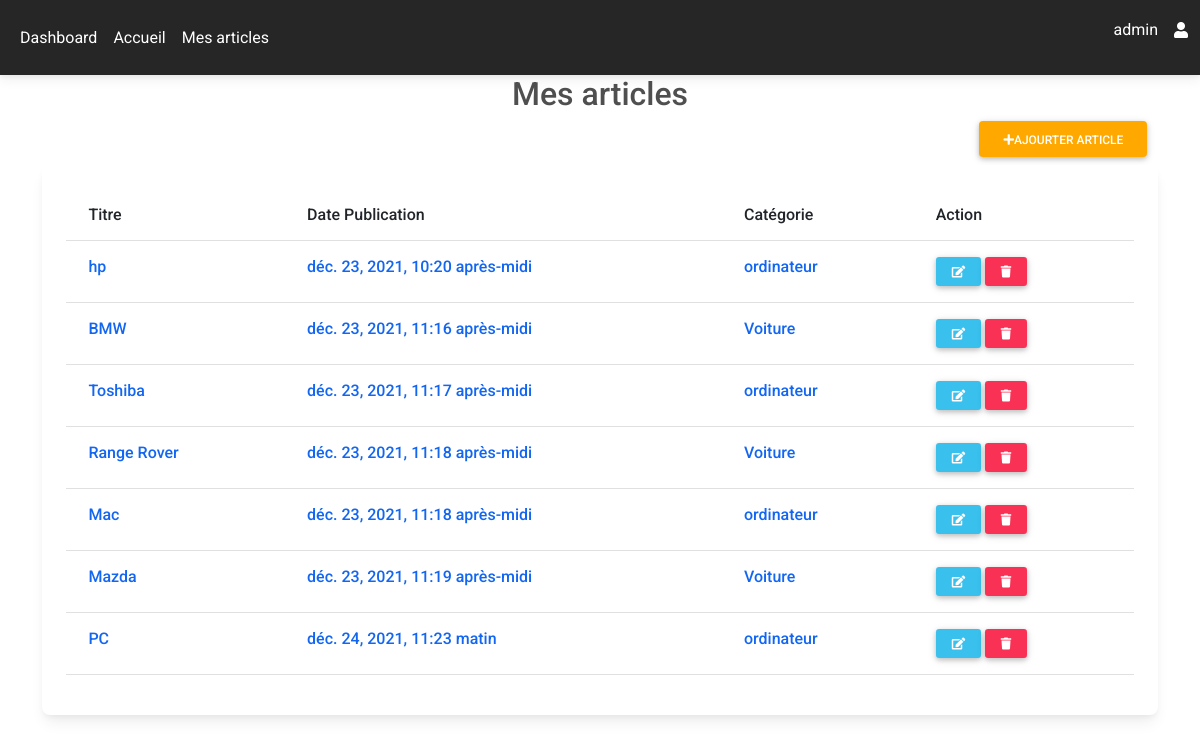
Page /my-admin/my-articles/ (signed in) on the committed database.
### blog/models.py (models this page shows, shortened)
class Article(models.Model):
    user = models.ForeignKey(User, on_delete=models.CASCADE, null=True)
    title = models.CharField(max_length=50)
    category = models.ForeignKey(Category, on_delete=models.SET_NULL, null=True)
    description = models.TextField()
    image = models.ImageField(upload_to='', null=True, blank=True)
    created_at = models.DateTimeField(auto_now_add=True)
    updated_at = models.DateTimeField(auto_now=True)
    def __str__(self):
        return self.title

class Category(models.Model):
    name = models.CharField(max_length=120)
    def __str__(self):
        return self.name

### app_admin/views.py (the view)
# urls.py: path('my-articles/', user_articles, name="my-articles"),
@login_required
def user_articles(request):
    has_perm = False
    if request.user.has_perm("blog.delete_article"):
        has_perm = True
    list_articles = Article.objects.filter(user=request.user)
    return render(request, 'my-articles.html',  {'list_articles': list_articles, "has_perm": has_perm})

### app_admin/templates/my-articles.html
{% extends 'partials/base.html'  %}
{% block content %}
<div class="container">
    <div class="row">
        <div class="col-md-12"><h2 class="text-center">Mes articles </h2></div>
        <div class="col-md-12">
            <a href="{% url 'ajouter-article' %}" class="btn btn-warning  mb-2 " style="margin-left: 84%;"><i class="fas fa-plus"></i>Ajourter article</a>
        </div>
        <div class="col-md-12">
            {% if list_articles %}
            <div class="card">
                <div class="card-body">
                    <table class="table table-hover">
                        <thead>
                            <tr>
                                <th class="h6">Titre</th>
                                <th class="h6">Date Publication</th>
                                 <th class="h6">Catégorie</th>
                                <th class="h6">Action</th>
                            </tr>
                        </thead>
                        <tbody>
                            {% for article in list_articles%}
                            <tr>
                                <td class="h6"><a href="#" >{{article}}</a></td>
                                <td class="h6"><a href="#" >{{article.created_at}}</a></td>
                                <td class="h6"><a href="#" >{{article.category}}</a></td>
                                <td>
                                    <a href="{% url 'update-article' article.pk %}" class="btn btn-info btn-sm"><i class="fas fa-edit"></i></a>
                                     {% if has_perm %}
                                    <a href="{% url 'delete-article' article.pk %}" class="btn btn-danger btn-sm"><i class="fas fa-trash"></i></a>
                                    {% endif %}
                                </td>
                            </tr>
                            {% endfor %}
                        </tbody>
                    </table>
                </div>
            </div>
             {% else %}
            <h3>Vous n'avez auccun article.  </h3>
            {% endif %}
        </div>
    </div>
</div>
{% endblock %}

### app_admin/templates/_navadmin.html (shortened to what this page needs)
<nav class="navbar navbar-expand-lg navbar-light text-white bg-dark">
  <div class="container-fluid">
    <div class="collapse navbar-collapse" id="navbarSupportedContent">
      <ul class="navbar-nav me-auto mb-2 mb-lg-0">
        <li class="nav-item">
          <a class="nav-link text-white " href="{% url 'dashboard' %}">Dashboard</a>
        </li>
        <li class="nav-item">
          <a class="nav-link text-white " href="{% url 'home' %}">Accueil</a>
        </li>
         <li class="nav-item">
          <a class="nav-link text-white " href="{% url 'my-articles' %}">Mes articles</a>
        </li>
      </ul>
    </div>
    <div class="d-flex align-items-center ">
      <ul class="dropdown-toggle  d-flex align-items-center hidden-arrow" href="#" id="navbarDropdownMenuLink" role="button" data-mdb-toggle="dropdown" aria-expanded="false">
        {% if user.is_authenticated %}
        <a class="nav-item">
          <span class="nav-link text-white ">{{user.username}}</span>
        </a>
         {% endif %}
        <i class="fas fa-user"></i>
      </ul>
  </div>
</nav>

### rows in the picture
Article: title "hp", created_at "déc. 23, 2021, 10:20 après-midi", category "ordinateur"
Article: title "BMW", created_at "déc. 23, 2021, 11:16 après-midi", category "Voiture"
Article: title "Toshiba", created_at "déc. 23, 2021, 11:17 après-midi", category "ordinateur"
Article: title "Range Rover", created_at "déc. 23, 2021, 11:18 après-midi", category "Voiture"
Article: title "Mac", created_at "déc. 23, 2021, 11:18 après-midi", category "ordinateur"
Article: title "Mazda", created_at "déc. 23, 2021, 11:19 après-midi", category "Voiture"
Article: title "PC", created_at "déc. 24, 2021, 11:23 matin", category "ordinateur"

### other values in the picture
{{ user.username }} "admin"
